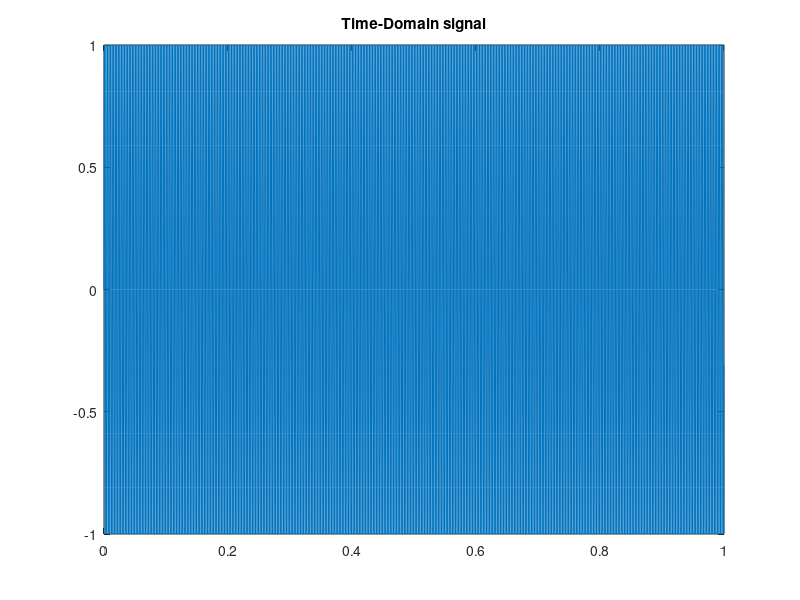
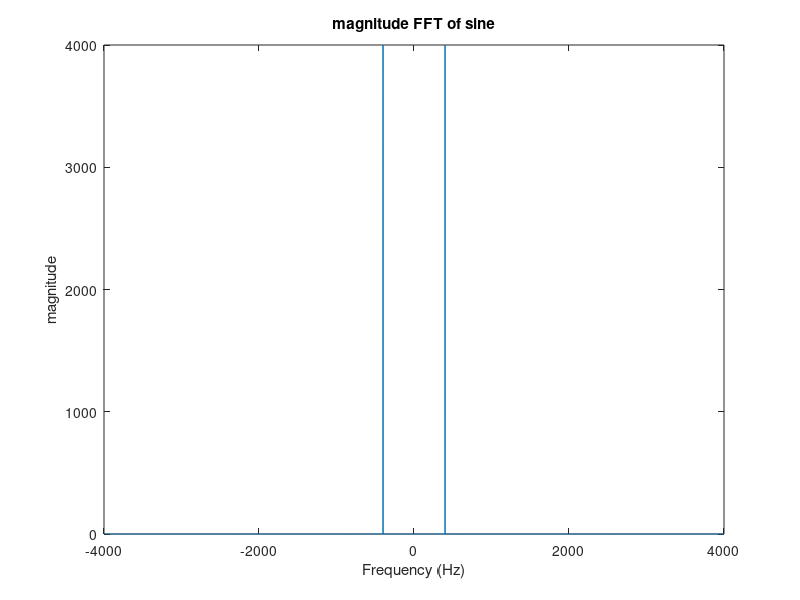

Recreate these plots in MATLAB, in order.
%Define number of samples to take
fs = 8000;
f = 400; %Hz
%Define signal
t = 0:1/fs:1-1/fs;
signal = sin(2*pi*f*t);
%Plot to illustrate that it is a sine wave
plot(t, signal);
title('Time-Domain signal');
%Take fourier transform
fftSignal = fft(signal);
%apply fftshift to put it in the form we are used to (see documentation)
fftSignal = fftshift(fftSignal);
%Next, calculate the frequency axis, which is defined by the sampling rate
f = fs/2*linspace(-1,1,fs);
%Since the signal is complex, we need to plot the magnitude to get it to
%look right, so we use abs (absolute value)
figure;
plot(f, abs(fftSignal));
title('magnitude FFT of sine');
xlabel('Frequency (Hz)');
ylabel('magnitude');
